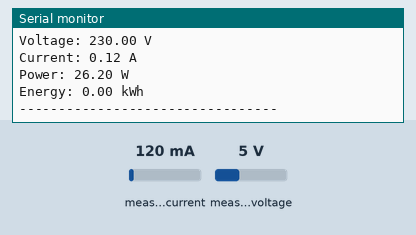
This sketch was run on a simulated ESP8266 (NodeMCU). Parts: the last lines printed to the serial monitor. The inputs (shaded band) are chosen by the test bench; at power-on: measured current 120 mA, measured voltage 5 V.

Above: at 2.2 s.
2.3 s: measured current set to 40 mA
At 3.7 s:
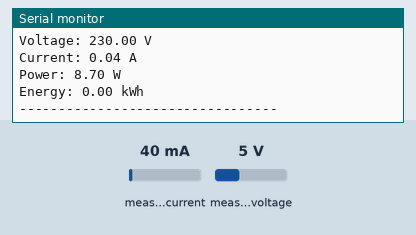
3.8 s: measured voltage set to 0.3 V
At 5.1 s:
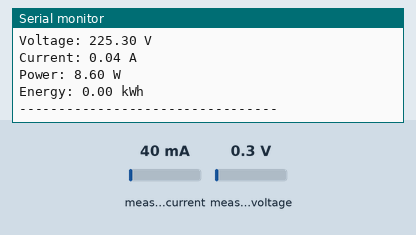
5.3 s: measured current set to 500 mA
At 6.4 s:
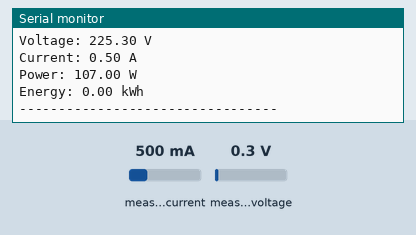
Timing chart, 0 to 8.3 s (numbered marks = the images above; inputs shaded):
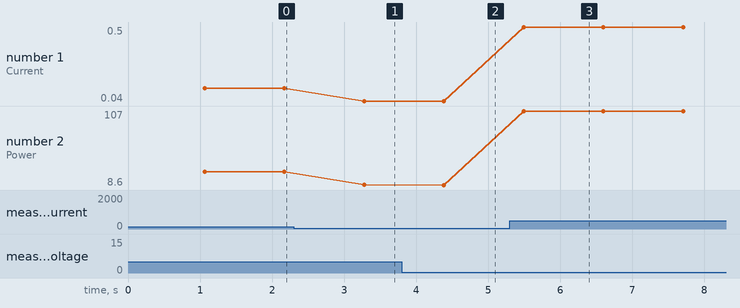

The sketch:

pzem_esp.ino
```cpp
#include <PZEM004Tv30.h>
#include <SoftwareSerial.h>

// Define PZEM communication pins
#define PZEM_RX D3 // GPIO0
#define PZEM_TX D4 // GPIO2

// Create SoftwareSerial instance for communication
SoftwareSerial pzemSerial(PZEM_RX, PZEM_TX);

// Create PZEM object
PZEM004Tv30 pzem(pzemSerial);

void setup() {
    // Initialize Serial Monitor
    Serial.begin(9600);
    delay(1000); // Allow some time for initialization

    // Initialize PZEM-004T
    Serial.println("Initializing PZEM-004T...");
}

void loop() {
    // Read voltage, current, power, and energy from PZEM
    float voltage = pzem.voltage();
    float current = pzem.current();
    float power = pzem.power();
    float energy = pzem.energy();

    // Check if readings are valid
    if (isnan(voltage) || isnan(current) || isnan(power) || isnan(energy)) {
        Serial.println("Error reading PZEM data");
    } else {
        // Display readings on Serial Monitor
        Serial.print("Voltage: "); Serial.print(voltage); Serial.println(" V");
        Serial.print("Current: "); Serial.print(current); Serial.println(" A");
        Serial.print("Power: "); Serial.print(power); Serial.println(" W");
        Serial.print("Energy: "); Serial.print(energy); Serial.println(" kWh");
        Serial.println("---------------------------------");
    }

    delay(1000); // Wait 1 second before the next reading
}
```

Measured:
- after the input at 2.3 s, the serial monitor: prints a new line after 0.98 s (image 1)
- after the input at 3.8 s, the serial monitor: prints a new line after 0.58 s (image 2)
- after the input at 5.3 s, the serial monitor: prints a new line after 0.19 s (image 3)
- plotted number 1: 0.12 → 0.04 after the input at 2.3 s, 0.04 → 0.5 after the input at 5.3 s
- plotted number 2: 26.2 → 8.7 after the input at 2.3 s, 8.7 → 8.6 after the input at 3.8 s, 8.6 → 107 after the input at 5.3 s
